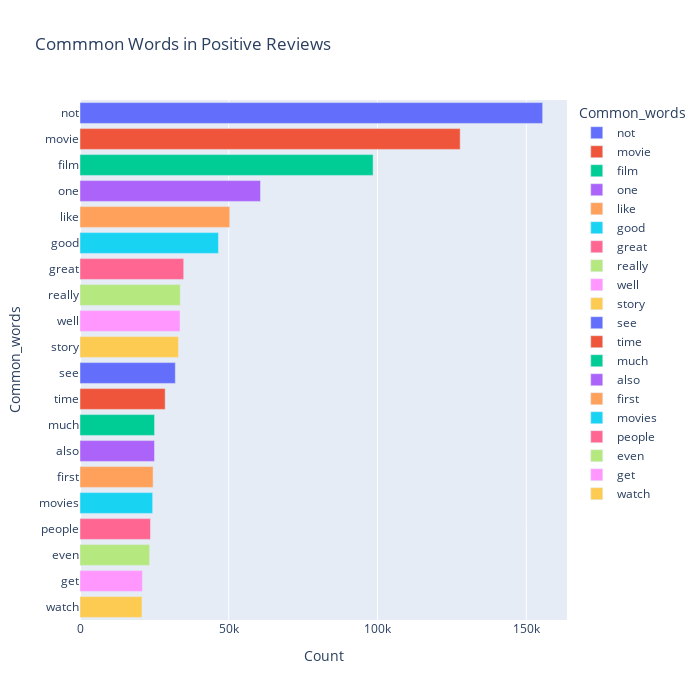

The notebook cell saved with this chart:
### Code cell
most_common_uni = get_top_text_ngrams(df.Reviews_clean[df['Ratings']>=7],20,1)
most_common_uni = dict(most_common_uni)
temp = pd.DataFrame(columns = ["Common_words" , 'Count'])
temp["Common_words"] = list(most_common_uni.keys())
temp["Count"] = list(most_common_uni.values())
fig = px.bar(temp, x="Count", y="Common_words", title='Commmon Words in Positive Reviews', orientation='h', 
             width=700, height=700,color='Common_words')
fig.show()

### Figure 1 — Plotly figure (JSON) as saved in the notebook; plotly's stock layout.template omitted (floating-point values rounded to 4 significant figures)
{"data": [{"alignmentgroup": "True", "hovertemplate": "Common_words=%{y}<br>Count=%{x}<extra></extra>", "legendgroup": "not", "marker": {"color": "#636efa", "pattern": {"shape": ""}}, "name": "not", "offsetgroup": "not", "orientation": "h", "showlegend": true, "textposition": "auto", "type": "bar", "x": [155493], "xaxis": "x", "y": ["not"], "yaxis": "y"}, {"alignmentgroup": "True", "hovertemplate": "Common_words=%{y}<br>Count=%{x}<extra></extra>", "legendgroup": "movie", "marker": {"color": "#EF553B", "pattern": {"shape": ""}}, "name": "movie", "offsetgroup": "movie", "orientation": "h", "showlegend": true, "textposition": "auto", "type": "bar", "x": [127776], "xaxis": "x", "y": ["movie"], "yaxis": "y"}, {"alignmentgroup": "True", "hovertemplate": "Common_words=%{y}<br>Count=%{x}<extra></extra>", "legendgroup": "film", "marker": {"color": "#00cc96", "pattern": {"shape": ""}}, "name": "film", "offsetgroup": "film", "orientation": "h", "showlegend": true, "textposition": "auto", "type": "bar", "x": [98505], "xaxis": "x", "y": ["film"], "yaxis": "y"}, {"alignmentgroup": "True", "hovertemplate": "Common_words=%{y}<br>Count=%{x}<extra></extra>", "legendgroup": "one", "marker": {"color": "#ab63fa", "pattern": {"shape": ""}}, "name": "one", "offsetgroup": "one", "orientation": "h", "showlegend": true, "textposition": "auto", "type": "bar", "x": [60672], "xaxis": "x", "y": ["one"], "yaxis": "y"}, {"alignmentgroup": "True", "hovertemplate": "Common_words=%{y}<br>Count=%{x}<extra></extra>", "legendgroup": "like", "marker": {"color": "#FFA15A", "pattern": {"shape": ""}}, "name": "like", "offsetgroup": "like", "orientation": "h", "showlegend": true, "textposition": "auto", "type": "bar", "x": [50338], "xaxis": "x", "y": ["like"], "yaxis": "y"}, {"alignmentgroup": "True", "hovertemplate": "Common_words=%{y}<br>Count=%{x}<extra></extra>", "legendgroup": "good", "marker": {"color": "#19d3f3", "pattern": {"shape": ""}}, "name": "good", "offsetgroup": "good", "orientation": "h", "showlegend": true, "textposition": "auto", "type": "bar", "x": [46535], "xaxis": "x", "y": ["good"], "yaxis": "y"}, {"alignmentgroup": "True", "hovertemplate": "Common_words=%{y}<br>Count=%{x}<extra></extra>", "legendgroup": "great", "marker": {"color": "#FF6692", "pattern": {"shape": ""}}, "name": "great", "offsetgroup": "great", "orientation": "h", "showlegend": true, "textposition": "auto", "type": "bar", "x": [34860], "xaxis": "x", "y": ["great"], "yaxis": "y"}, {"alignmentgroup": "True", "hovertemplate": "Common_words=%{y}<br>Count=%{x}<extra></extra>", "legendgroup": "really", "marker": {"color": "#B6E880", "pattern": {"shape": ""}}, "name": "really", "offsetgroup": "really", "orientation": "h", "showlegend": true, "textposition": "auto", "type": "bar", "x": [33701], "xaxis": "x", "y": ["really"], "yaxis": "y"}, {"alignmentgroup": "True", "hovertemplate": "Common_words=%{y}<br>Count=%{x}<extra></extra>", "legendgroup": "well", "marker": {"color": "#FF97FF", "pattern": {"shape": ""}}, "name": "well", "offsetgroup": "well", "orientation": "h", "showlegend": true, "textposition": "auto", "type": "bar", "x": [33612], "xaxis": "x", "y": ["well"], "yaxis": "y"}, {"alignmentgroup": "True", "hovertemplate": "Common_words=%{y}<br>Count=%{x}<extra></extra>", "legendgroup": "story", "marker": {"color": "#FECB52", "pattern": {"shape": ""}}, "name": "story", "offsetgroup": "story", "orientation": "h", "showlegend": true, "textposition": "auto", "type": "bar", "x": [33093], "xaxis": "x", "y": ["story"], "yaxis": "y"}, {"alignmentgroup": "True", "hovertemplate": "Common_words=%{y}<br>Count=%{x}<extra></extra>", "legendgroup": "see", "marker": {"color": "#636efa", "pattern": {"shape": ""}}, "name": "see", "offsetgroup": "see", "orientation": "h", "showlegend": true, "textposition": "auto", "type": "bar", "x": [32042], "xaxis": "x", "y": ["see"], "yaxis": "y"}, {"alignmentgroup": "True", "hovertemplate": "Common_words=%{y}<br>Count=%{x}<extra></extra>", "legendgroup": "time", "marker": {"color": "#EF553B", "pattern": {"shape": ""}}, "name": "time", "offsetgroup": "time", "orientation": "h", "showlegend": true, "textposition": "auto", "type": "bar", "x": [28625], "xaxis": "x", "y": ["time"], "yaxis": "y"}, {"alignmentgroup": "True", "hovertemplate": "Common_words=%{y}<br>Count=%{x}<extra></extra>", "legendgroup": "much", "marker": {"color": "#00cc96", "pattern": {"shape": ""}}, "name": "much", "offsetgroup": "much", "orientation": "h", "showlegend": true, "textposition": "auto", "type": "bar", "x": [25055], "xaxis": "x", "y": ["much"], "yaxis": "y"}, {"alignmentgroup": "True", "hovertemplate": "Common_words=%{y}<br>Count=%{x}<extra></extra>", "legendgroup": "also", "marker": {"color": "#ab63fa", "pattern": {"shape": ""}}, "name": "also", "offsetgroup": "also", "orientation": "h", "showlegend": true, "textposition": "auto", "type": "bar", "x": [25037], "xaxis": "x", "y": ["also"], "yaxis": "y"}, {"alignmentgroup": "True", "hovertemplate": "Common_words=%{y}<br>Count=%{x}<extra></extra>", "legendgroup": "first", "marker": {"color": "#FFA15A", "pattern": {"shape": ""}}, "name": "first", "offsetgroup": "first", "orientation": "h", "showlegend": true, "textposition": "auto", "type": "bar", "x": [24576], "xaxis": "x", "y": ["first"], "yaxis": "y"}, {"alignmentgroup": "True", "hovertemplate": "Common_words=%{y}<br>Count=%{x}<extra></extra>", "legendgroup": "movies", "marker": {"color": "#19d3f3", "pattern": {"shape": ""}}, "name": "movies", "offsetgroup": "movies", "orientation": "h", "showlegend": true, "textposition": "auto", "type": "bar", "x": [24417], "xaxis": "x", "y": ["movies"], "yaxis": "y"}, {"alignmentgroup": "True", "hovertemplate": "Common_words=%{y}<br>Count=%{x}<extra></extra>", "legendgroup": "people", "marker": {"color": "#FF6692", "pattern": {"shape": ""}}, "name": "people", "offsetgroup": "people", "orientation": "h", "showlegend": true, "textposition": "auto", "type": "bar", "x": [23693], "xaxis": "x", "y": ["people"], "yaxis": "y"}, {"alignmentgroup": "True", "hovertemplate": "Common_words=%{y}<br>Count=%{x}<extra></extra>", "legendgroup": "even", "marker": {"color": "#B6E880", "pattern": {"shape": ""}}, "name": "even", "offsetgroup": "even", "orientation": "h", "showlegend": true, "textposition": "auto", "type": "bar", "x": [23405], "xaxis": "x", "y": ["even"], "yaxis": "y"}, {"alignmentgroup": "True", "hovertemplate": "Common_words=%{y}<br>Count=%{x}<extra></extra>", "legendgroup": "get", "marker": {"color": "#FF97FF", "pattern": {"shape": ""}}, "name": "get", "offsetgroup": "get", "orientation": "h", "showlegend": true, "textposition": "auto", "type": "bar", "x": [20976], "xaxis": "x", "y": ["get"], "yaxis": "y"}, {"alignmentgroup": "True", "hovertemplate": "Common_words=%{y}<br>Count=%{x}<extra></extra>", "legendgroup": "watch", "marker": {"color": "#FECB52", "pattern": {"shape": ""}}, "name": "watch", "offsetgroup": "watch", "orientation": "h", "showlegend": true, "textposition": "auto", "type": "bar", "x": [20840], "xaxis": "x", "y": ["watch"], "yaxis": "y"}], "layout": {"barmode": "relative", "height": 700, "legend": {"title": {"text": "Common_words"}, "tracegroupgap": 0}, "title": {"text": "Commmon Words in Positive Reviews"}, "width": 700, "xaxis": {"anchor": "y", "domain": [0, 1], "title": {"text": "Count"}}, "yaxis": {"anchor": "x", "categoryarray": ["watch", "get", "even", "people", "movies", "first", "also", "much", "time", "see", "story", "well", "really", "great", "good", "like", "one", "film", "movie", "not"], "categoryorder": "array", "domain": [0, 1], "title": {"text": "Common_words"}}}}
